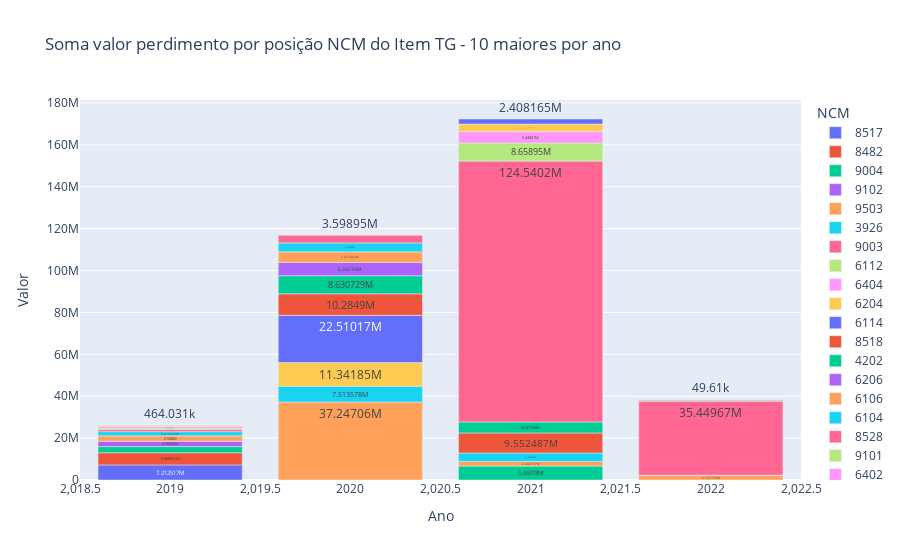

Notebook source saved alongside this figure:
### Markdown cell above
# 10 NCMs mais apreendidos por ano

### Code cell
g.FigNCMPorAno()

### Figure 1 — Plotly figure (JSON) as saved in the notebook; plotly's stock layout.template omitted (floating-point values rounded to 4 significant figures)
{"data": [{"alignmentgroup": "True", "hovertemplate": "NCM=8517<br>Ano=%{x}<br>Valor=%{y}<extra></extra>", "legendgroup": "8517", "marker": {"color": "#636efa", "pattern": {"shape": ""}}, "name": "8517", "offsetgroup": "8517", "orientation": "v", "showlegend": true, "textposition": "auto", "texttemplate": "%{y}", "type": "bar", "x": [2019], "xaxis": "x", "y": [7213000.0], "yaxis": "y"}, {"alignmentgroup": "True", "hovertemplate": "NCM=8482<br>Ano=%{x}<br>Valor=%{y}<extra></extra>", "legendgroup": "8482", "marker": {"color": "#EF553B", "pattern": {"shape": ""}}, "name": "8482", "offsetgroup": "8482", "orientation": "v", "showlegend": true, "textposition": "auto", "texttemplate": "%{y}", "type": "bar", "x": [2019], "xaxis": "x", "y": [5809000.0], "yaxis": "y"}, {"alignmentgroup": "True", "hovertemplate": "NCM=9004<br>Ano=%{x}<br>Valor=%{y}<extra></extra>", "legendgroup": "9004", "marker": {"color": "#00cc96", "pattern": {"shape": ""}}, "name": "9004", "offsetgroup": "9004", "orientation": "v", "showlegend": true, "textposition": "auto", "texttemplate": "%{y}", "type": "bar", "x": [2019, 2021], "xaxis": "x", "y": [2934875, 6663780], "yaxis": "y"}, {"alignmentgroup": "True", "hovertemplate": "NCM=9102<br>Ano=%{x}<br>Valor=%{y}<extra></extra>", "legendgroup": "9102", "marker": {"color": "#ab63fa", "pattern": {"shape": ""}}, "name": "9102", "offsetgroup": "9102", "orientation": "v", "showlegend": true, "textposition": "auto", "texttemplate": "%{y}", "type": "bar", "x": [2019], "xaxis": "x", "y": [2563560], "yaxis": "y"}, {"alignmentgroup": "True", "hovertemplate": "NCM=9503<br>Ano=%{x}<br>Valor=%{y}<extra></extra>", "legendgroup": "9503", "marker": {"color": "#FFA15A", "pattern": {"shape": ""}}, "name": "9503", "offsetgroup": "9503", "orientation": "v", "showlegend": true, "textposition": "auto", "texttemplate": "%{y}", "type": "bar", "x": [2019, 2020, 2021, 2022], "xaxis": "x", "y": [2548000, 37247064, 2208757, 2147733], "yaxis": "y"}, {"alignmentgroup": "True", "hovertemplate": "NCM=3926<br>Ano=%{x}<br>Valor=%{y}<extra></extra>", "legendgroup": "3926", "marker": {"color": "#19d3f3", "pattern": {"shape": ""}}, "name": "3926", "offsetgroup": "3926", "orientation": "v", "showlegend": true, "textposition": "auto", "texttemplate": "%{y}", "type": "bar", "x": [2019, 2020, 2021], "xaxis": "x", "y": [2014000.0, 7514000.0, 4050000.0], "yaxis": "y"}, {"alignmentgroup": "True", "hovertemplate": "NCM=9003<br>Ano=%{x}<br>Valor=%{y}<extra></extra>", "legendgroup": "9003", "marker": {"color": "#FF6692", "pattern": {"shape": ""}}, "name": "9003", "offsetgroup": "9003", "orientation": "v", "showlegend": true, "textposition": "auto", "texttemplate": "%{y}", "type": "bar", "x": [2019], "xaxis": "x", "y": [1008700], "yaxis": "y"}, {"alignmentgroup": "True", "hovertemplate": "NCM=6112<br>Ano=%{x}<br>Valor=%{y}<extra></extra>", "legendgroup": "6112", "marker": {"color": "#B6E880", "pattern": {"shape": ""}}, "name": "6112", "offsetgroup": "6112", "orientation": "v", "showlegend": true, "textposition": "auto", "texttemplate": "%{y}", "type": "bar", "x": [2019], "xaxis": "x", "y": [792100.0], "yaxis": "y"}, {"alignmentgroup": "True", "hovertemplate": "NCM=6404<br>Ano=%{x}<br>Valor=%{y}<extra></extra>", "legendgroup": "6404", "marker": {"color": "#FF97FF", "pattern": {"shape": ""}}, "name": "6404", "offsetgroup": "6404", "orientation": "v", "showlegend": true, "textposition": "auto", "texttemplate": "%{y}", "type": "bar", "x": [2019], "xaxis": "x", "y": [752280], "yaxis": "y"}, {"alignmentgroup": "True", "hovertemplate": "NCM=6204<br>Ano=%{x}<br>Valor=%{y}<extra></extra>", "legendgroup": "6204", "marker": {"color": "#FECB52", "pattern": {"shape": ""}}, "name": "6204", "offsetgroup": "6204", "orientation": "v", "showlegend": true, "textposition": "auto", "texttemplate": "%{y}", "type": "bar", "x": [2019, 2020], "xaxis": "x", "y": [464031, 11340000.0], "yaxis": "y"}, {"alignmentgroup": "True", "hovertemplate": "NCM=6114<br>Ano=%{x}<br>Valor=%{y}<extra></extra>", "legendgroup": "6114", "marker": {"color": "#636efa", "pattern": {"shape": ""}}, "name": "6114", "offsetgroup": "6114", "orientation": "v", "showlegend": true, "textposition": "auto", "texttemplate": "%{y}", "type": "bar", "x": [2020], "xaxis": "x", "y": [22510000.0], "yaxis": "y"}, {"alignmentgroup": "True", "hovertemplate": "NCM=8518<br>Ano=%{x}<br>Valor=%{y}<extra></extra>", "legendgroup": "8518", "marker": {"color": "#EF553B", "pattern": {"shape": ""}}, "name": "8518", "offsetgroup": "8518", "orientation": "v", "showlegend": true, "textposition": "auto", "texttemplate": "%{y}", "type": "bar", "x": [2020, 2021], "xaxis": "x", "y": [10284897, 9552487], "yaxis": "y"}, {"alignmentgroup": "True", "hovertemplate": "NCM=4202<br>Ano=%{x}<br>Valor=%{y}<extra></extra>", "legendgroup": "4202", "marker": {"color": "#00cc96", "pattern": {"shape": ""}}, "name": "4202", "offsetgroup": "4202", "orientation": "v", "showlegend": true, "textposition": "auto", "texttemplate": "%{y}", "type": "bar", "x": [2020, 2021, 2022], "xaxis": "x", "y": [8631000.0, 5238000.0, 119350], "yaxis": "y"}, {"alignmentgroup": "True", "hovertemplate": "NCM=6206<br>Ano=%{x}<br>Valor=%{y}<extra></extra>", "legendgroup": "6206", "marker": {"color": "#ab63fa", "pattern": {"shape": ""}}, "name": "6206", "offsetgroup": "6206", "orientation": "v", "showlegend": true, "textposition": "auto", "texttemplate": "%{y}", "type": "bar", "x": [2020], "xaxis": "x", "y": [6342000.0], "yaxis": "y"}, {"alignmentgroup": "True", "hovertemplate": "NCM=6106<br>Ano=%{x}<br>Valor=%{y}<extra></extra>", "legendgroup": "6106", "marker": {"color": "#FFA15A", "pattern": {"shape": ""}}, "name": "6106", "offsetgroup": "6106", "orientation": "v", "showlegend": true, "textposition": "auto", "texttemplate": "%{y}", "type": "bar", "x": [2020], "xaxis": "x", "y": [5076000.0], "yaxis": "y"}, {"alignmentgroup": "True", "hovertemplate": "NCM=6104<br>Ano=%{x}<br>Valor=%{y}<extra></extra>", "legendgroup": "6104", "marker": {"color": "#19d3f3", "pattern": {"shape": ""}}, "name": "6104", "offsetgroup": "6104", "orientation": "v", "showlegend": true, "textposition": "auto", "texttemplate": "%{y}", "type": "bar", "x": [2020], "xaxis": "x", "y": [4270000.0], "yaxis": "y"}, {"alignmentgroup": "True", "hovertemplate": "NCM=8528<br>Ano=%{x}<br>Valor=%{y}<extra></extra>", "legendgroup": "8528", "marker": {"color": "#FF6692", "pattern": {"shape": ""}}, "name": "8528", "offsetgroup": "8528", "orientation": "v", "showlegend": true, "textposition": "auto", "texttemplate": "%{y}", "type": "bar", "x": [2020, 2021, 2022], "xaxis": "x", "y": [3598950, 124540225, 35449667], "yaxis": "y"}, {"alignmentgroup": "True", "hovertemplate": "NCM=9101<br>Ano=%{x}<br>Valor=%{y}<extra></extra>", "legendgroup": "9101", "marker": {"color": "#B6E880", "pattern": {"shape": ""}}, "name": "9101", "offsetgroup": "9101", "orientation": "v", "showlegend": true, "textposition": "auto", "texttemplate": "%{y}", "type": "bar", "x": [2021], "xaxis": "x", "y": [8658950], "yaxis": "y"}, {"alignmentgroup": "True", "hovertemplate": "NCM=6402<br>Ano=%{x}<br>Valor=%{y}<extra></extra>", "legendgroup": "6402", "marker": {"color": "#FF97FF", "pattern": {"shape": ""}}, "name": "6402", "offsetgroup": "6402", "orientation": "v", "showlegend": true, "textposition": "auto", "texttemplate": "%{y}", "type": "bar", "x": [2021], "xaxis": "x", "y": [5448410], "yaxis": "y"}, {"alignmentgroup": "True", "hovertemplate": "NCM=6205<br>Ano=%{x}<br>Valor=%{y}<extra></extra>", "legendgroup": "6205", "marker": {"color": "#FECB52", "pattern": {"shape": ""}}, "name": "6205", "offsetgroup": "6205", "orientation": "v", "showlegend": true, "textposition": "auto", "texttemplate": "%{y}", "type": "bar", "x": [2021], "xaxis": "x", "y": [3593410], "yaxis": "y"}, {"alignmentgroup": "True", "hovertemplate": "NCM=8504<br>Ano=%{x}<br>Valor=%{y}<extra></extra>", "legendgroup": "8504", "marker": {"color": "#636efa", "pattern": {"shape": ""}}, "name": "8504", "offsetgroup": "8504", "orientation": "v", "showlegend": true, "textposition": "auto", "texttemplate": "%{y}", "type": "bar", "x": [2021, 2022], "xaxis": "x", "y": [2408165, 44100], "yaxis": "y"}, {"alignmentgroup": "True", "hovertemplate": "NCM=8525<br>Ano=%{x}<br>Valor=%{y}<extra></extra>", "legendgroup": "8525", "marker": {"color": "#EF553B", "pattern": {"shape": ""}}, "name": "8525", "offsetgroup": "8525", "orientation": "v", "showlegend": true, "textposition": "auto", "texttemplate": "%{y}", "type": "bar", "x": [2022], "xaxis": "x", "y": [353100], "yaxis": "y"}, {"alignmentgroup": "True", "hovertemplate": "NCM=2106<br>Ano=%{x}<br>Valor=%{y}<extra></extra>", "legendgroup": "2106", "marker": {"color": "#00cc96", "pattern": {"shape": ""}}, "name": "2106", "offsetgroup": "2106", "orientation": "v", "showlegend": true, "textposition": "auto", "texttemplate": "%{y}", "type": "bar", "x": [2022], "xaxis": "x", "y": [225055], "yaxis": "y"}, {"alignmentgroup": "True", "hovertemplate": "NCM=6209<br>Ano=%{x}<br>Valor=%{y}<extra></extra>", "legendgroup": "6209", "marker": {"color": "#ab63fa", "pattern": {"shape": ""}}, "name": "6209", "offsetgroup": "6209", "orientation": "v", "showlegend": true, "textposition": "auto", "texttemplate": "%{y}", "type": "bar", "x": [2022], "xaxis": "x", "y": [177995], "yaxis": "y"}, {"alignmentgroup": "True", "hovertemplate": "NCM=3924<br>Ano=%{x}<br>Valor=%{y}<extra></extra>", "legendgroup": "3924", "marker": {"color": "#FFA15A", "pattern": {"shape": ""}}, "name": "3924", "offsetgroup": "3924", "orientation": "v", "showlegend": true, "textposition": "auto", "texttemplate": "%{y}", "type": "bar", "x": [2022], "xaxis": "x", "y": [108645], "yaxis": "y"}, {"alignmentgroup": "True", "hovertemplate": "NCM=8539<br>Ano=%{x}<br>Valor=%{y}<extra></extra>", "legendgroup": "8539", "marker": {"color": "#19d3f3", "pattern": {"shape": ""}}, "name": "8539", "offsetgroup": "8539", "orientation": "v", "showlegend": true, "textposition": "auto", "texttemplate": "%{y}", "type": "bar", "x": [2022], "xaxis": "x", "y": [54000], "yaxis": "y"}, {"alignmentgroup": "True", "hovertemplate": "NCM=6210<br>Ano=%{x}<br>Valor=%{y}<extra></extra>", "legendgroup": "6210", "marker": {"color": "#FF6692", "pattern": {"shape": ""}}, "name": "6210", "offsetgroup": "6210", "orientation": "v", "showlegend": true, "textposition": "auto", "texttemplate": "%{y}", "type": "bar", "x": [2022], "xaxis": "x", "y": [49610], "yaxis": "y"}], "layout": {"barmode": "relative", "legend": {"title": {"text": "NCM"}, "tracegroupgap": 0}, "title": {"text": "Soma valor perdimento por posição NCM do Item TG - 10 maiores por ano"}, "xaxis": {"anchor": "y", "domain": [0, 1], "title": {"text": "Ano"}}, "yaxis": {"anchor": "x", "domain": [0, 1], "title": {"text": "Valor"}}}}
